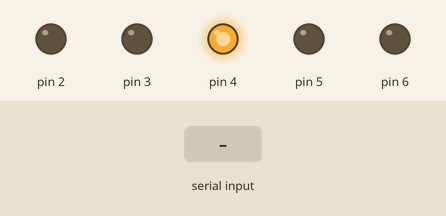
This sketch was run on a simulated Arduino Uno, built with avr-gcc and run on an emulated ATmega328P. On the bench: output pins drawn as LEDs (lit = HIGH). The inputs (shaded band) are chosen by the test bench.

Above: at 1.2 s.
1.3 s: "1" received over Serial
At 2.9 s:
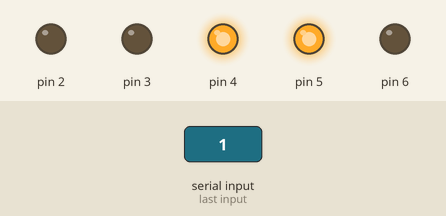
3.8 s: "2" received over Serial
At 6.0 s:
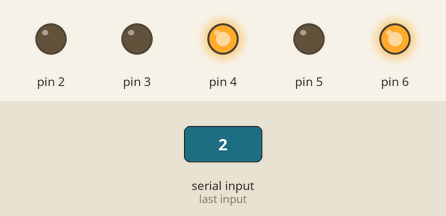
6.3 s: "3" received over Serial
At 7.9 s:
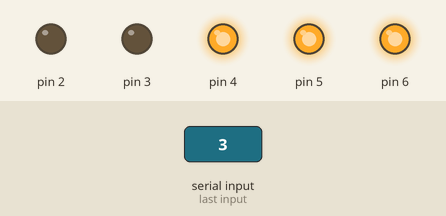
8.8 s: "4" received over Serial
At 11.0 s:
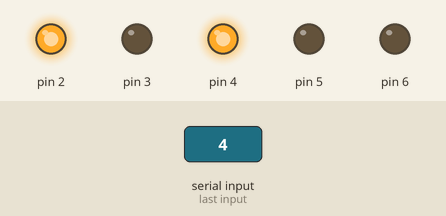
11.3 s: "5" received over Serial
At 12.9 s:
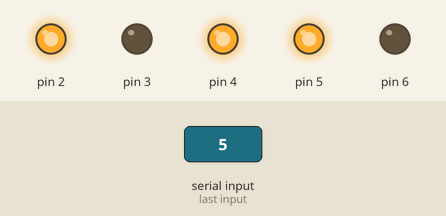
13.8 s: "6" received over Serial
At 16.0 s:
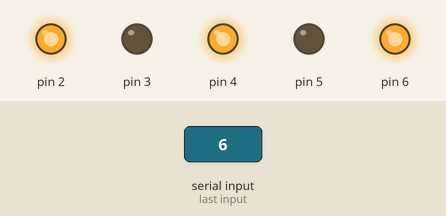
Timing chart, 0 to 17.3 s (numbered marks = the images above; inputs shaded):
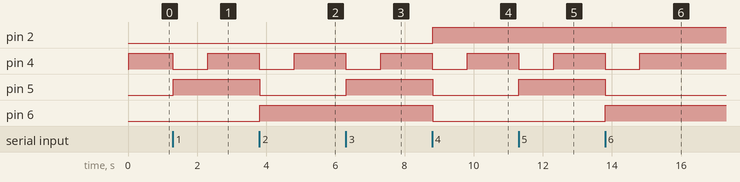

The sketch:

7_4___.ino
```cpp
int income;
void setup()
{
  pinMode(5,OUTPUT);
  pinMode(6,OUTPUT);
  pinMode(2,OUTPUT);
  pinMode(3,OUTPUT);
  pinMode(4,OUTPUT);
  Serial.begin(9600);
  digitalWrite(4,LOW);
  delay(10);
  digitalWrite(5,LOW);
  digitalWrite(6,LOW);
  digitalWrite(2,LOW);
  digitalWrite(3,LOW);
  delay(10);
  digitalWrite(4,HIGH);
  delay(10);

 }


void loop()
{

  if(Serial.available()>0)
  {
    income=Serial.read();

    digitalWrite(4,LOW);
    delay(10);
    if(income=='0')
    {
       digitalWrite(5,LOW);
       digitalWrite(6,LOW);
       digitalWrite(2,LOW);
       digitalWrite(3,LOW);
    }
    if(income=='1')
    {
       digitalWrite(5,HIGH);
       digitalWrite(6,LOW);
       digitalWrite(2,LOW);
       digitalWrite(3,LOW);
    }
    if(income=='2')
    {
       digitalWrite(5,LOW);
       digitalWrite(6,HIGH);
       digitalWrite(2,LOW);
       digitalWrite(3,LOW);
    }
    if(income=='3')
    {
       digitalWrite(5,HIGH);
       digitalWrite(6,HIGH);
       digitalWrite(2,LOW);
       digitalWrite(3,LOW);
    }
    if(income=='4')
    {
       digitalWrite(5,LOW);
       digitalWrite(6,LOW);
       digitalWrite(2,HIGH);
       digitalWrite(3,LOW);
    }
    if(income=='5')
    {
       digitalWrite(5,HIGH);
       digitalWrite(6,LOW);
       digitalWrite(2,HIGH);
       digitalWrite(3,LOW);
    }
    if(income=='6')
    {
       digitalWrite(5,LOW);
       digitalWrite(6,HIGH);
       digitalWrite(2,HIGH);
       digitalWrite(3,LOW);
    }
    if(income=='7')
    {
       digitalWrite(5,HIGH);
       digitalWrite(6,HIGH);
       digitalWrite(2,HIGH);
       digitalWrite(3,LOW);
    }
    if(income=='8')
    {
       digitalWrite(5,LOW);
       digitalWrite(6,LOW);
       digitalWrite(2,LOW);
       digitalWrite(3,HIGH);
    }
    if(income=='9')
    {
       digitalWrite(5,HIGH);
       digitalWrite(6,LOW);
       digitalWrite(2,LOW);
       digitalWrite(3,HIGH);
    }


    delay(1000);
    digitalWrite(4,HIGH);

  }

}
```

Measured:
- after the input at 1.3 s, pin 4: HIGH → LOW at once, → HIGH 1.0 s later; pin 5: LOW → HIGH at once
- after the input at 3.8 s, pin 4: HIGH → LOW at once, → HIGH 1.0 s later; pin 5: HIGH → LOW at once; pin 6: LOW → HIGH at once
- after the input at 6.3 s, pin 4: HIGH → LOW at once, → HIGH 1.0 s later; pin 5: LOW → HIGH at once
- after the input at 8.8 s, pin 2: LOW → HIGH at once; pin 4: HIGH → LOW at once, → HIGH 1.0 s later; pin 5, pin 6: HIGH → LOW at once
- after the input at 11.3 s, pin 4: HIGH → LOW at once, → HIGH 1.0 s later; pin 5: LOW → HIGH at once
- after the input at 13.8 s, pin 4: HIGH → LOW at once, → HIGH 1.0 s later; pin 5: HIGH → LOW at once; pin 6: LOW → HIGH at once
